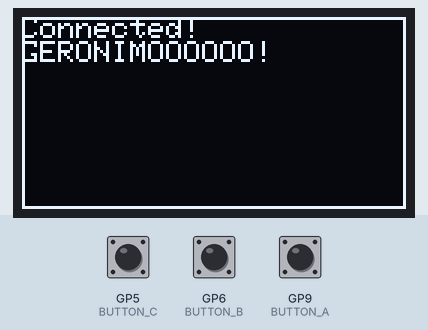
The sketch below on a simulated Raspberry Pi Pico. Parts: 128×64 one-colour display. The inputs (shaded band) are chosen by the test bench; at power-on: GP6 (BUTTON_B) HIGH, GP5 (BUTTON_C) HIGH, GP9 (BUTTON_A) HIGH. The display library's start-up logo is not drawn; what the sketch prints to the serial monitor is not drawn.

Above: at 2.5 s.
2.6 s: GP6 (BUTTON_B) pulled LOW for 1 s
At 4.1 s:
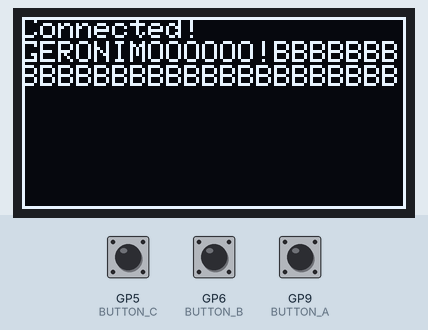
5.1 s: GP5 (BUTTON_C) pulled LOW for 3.2 s
At 9.5 s:
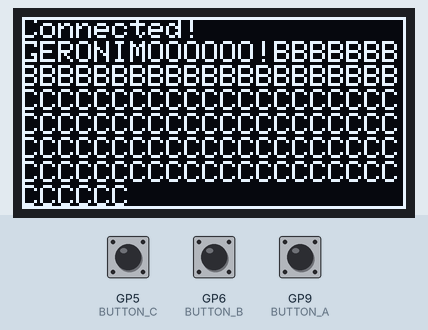
9.8 s: GP9 (BUTTON_A) pulled LOW for 0.15 s
At 10.8 s:
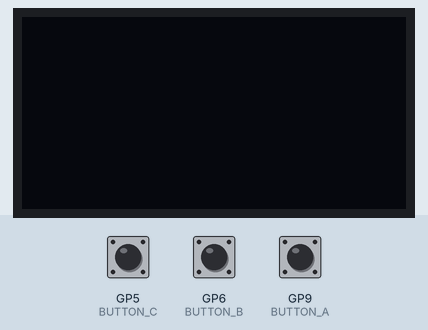
11.4 s: GP6 (BUTTON_B) pulled LOW for 0.15 s
At 12.6 s:
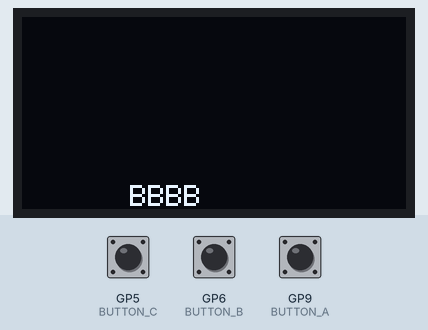
13.0 s: GP5 (BUTTON_C) pulled LOW for 0.15 s
At 14.0 s:
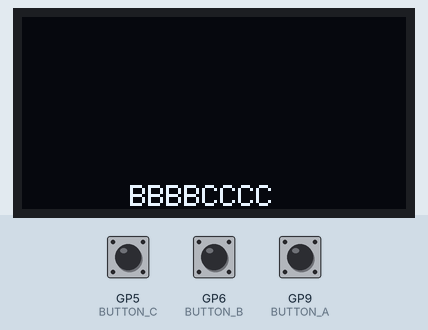
14.6 s: GP9 (BUTTON_A) pulled LOW for 1 s
At 15.2 s:
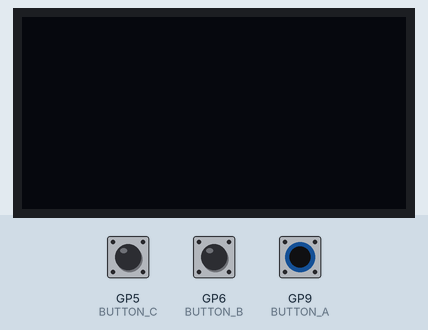
Timing chart, 0 to 17.6 s (numbered marks = the images above; inputs shaded):
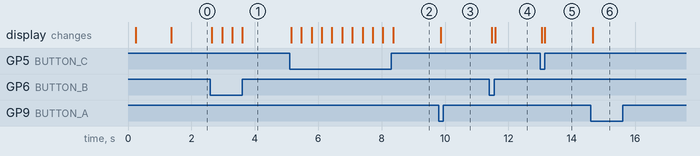

The sketch:

oled-test-0.ino
```cpp
#include <SPI.h>
#include <Wire.h>
#include <Adafruit_GFX.h>
#include <Adafruit_SH110X.h>

Adafruit_SH1107 display = Adafruit_SH1107(64, 128, &Wire);

#define BUTTON_A 9
#define BUTTON_B 6
#define BUTTON_C 5

void setup() {
  Serial.begin(115200);

  Serial.println("128x64 OLED FeatherWing test");
  delay(250);                 // wait for the OLED to power up
  display.begin(0x3C, true);  // Address 0x3C default

  Serial.println("OLED begun");

  // Show image buffer on the display hardware.
  // Since the buffer is intialized with an Adafruit splashscreen
  // internally, this will display the splashscreen.
  display.display();
  delay(1000);

  // Clear the buffer.
  display.clearDisplay();
  display.display();

  display.setRotation(1);
  Serial.println("Button test");

  pinMode(BUTTON_A, INPUT_PULLUP);
  pinMode(BUTTON_B, INPUT_PULLUP);
  pinMode(BUTTON_C, INPUT_PULLUP);

  // text display tests
  display.setTextSize(1);
  display.setTextColor(SH110X_WHITE);
  display.setCursor(0, 0);
  display.print("Connected!\n");
  display.print("GERONIMOOOOOO!");
  for (int i = 0; i < display.width(); i++) {
    display.drawPixel(i, 0, SH110X_WHITE);
    display.drawPixel(i, display.height() - 1, SH110X_WHITE);
  }
  for (int j = 0; j < display.height(); j++) {
    display.drawPixel(0, j, SH110X_WHITE);
    display.drawPixel(display.width() - 1, j, SH110X_WHITE);
  }
  Serial.print("Width: ");
  Serial.println(display.width());
  Serial.print("Height: ");
  Serial.println(display.height());
  display.display();  // actually display all of the above
}

void loop() {
  if (!digitalRead(BUTTON_A)) display.clearDisplay();
  if (!digitalRead(BUTTON_B)) display.print("B");
  if (!digitalRead(BUTTON_C)) display.print("C");
  delay(10);
  yield();
  display.display();
}
```

Measured:
- after the input at 2.6 s, the display: first changes at once (image 1 shows a later state)
- after the input at 5.1 s, the display: first changes after 0.05 s (image 2 shows a later state)
- after the input at 9.8 s, the display: changes after 0.06 s (image 3)
- after the input at 11.4 s, the display: first changes after 0.07 s (image 4 shows a later state)
- after the input at 13.0 s, the display: first changes at once (image 5 shows a later state)
- after the input at 14.6 s, the display: changes after 0.05 s (image 6)
